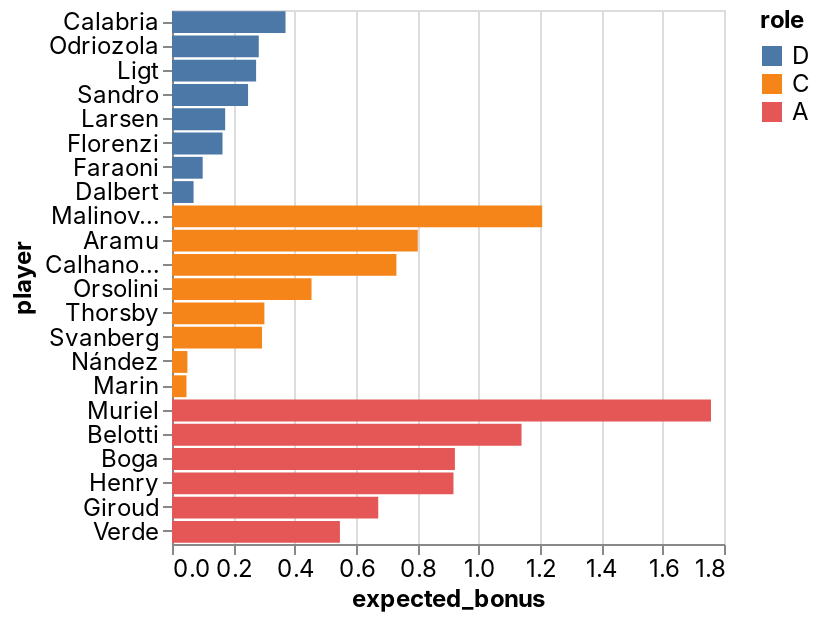

The notebook cell saved with this chart:
### Code cell
_deepnote_run_altair(team, """{"$schema":"https://vega.github.io/schema/vega-lite/v4.json","mark":{"type":"bar","tooltip":{"content":"data"}},"height":220,"autosize":{"type":"fit"},"data":{"name":"placeholder"},"encoding":{"x":{"field":"expected_bonus","type":"quantitative","sort":null,"scale":{"type":"linear","zero":false}},"y":{"field":"player","type":"nominal","sort":null,"scale":{"type":"linear","zero":true}},"color":{"field":"role","type":"nominal","sort":null,"scale":{"type":"linear","zero":false}}}}""")

### Figure 1 — Vega-Lite specification as saved in the notebook (floating-point values rounded to 4 significant figures)
{"config": {"view": {"continuousWidth": 400, "continuousHeight": 300}, "area": {"fill": "#51C0E9"}, "axis": {"labelFont": "Inter, sans-serif", "labelFontSize": 12, "labelFontWeight": "normal", "labelLimit": 60, "labelOverlap": "greedy", "titleFont": "Inter, sans-serif", "titleFontSize": 12, "titleFontWeight": "bold"}, "background": "#ffffff", "legend": {"labelFont": "Inter, sans-serif", "labelFontSize": 12, "titleFont": "Inter, sans-serif", "titleFontSize": 12, "titleFontWeight": "bold"}, "line": {"stroke": "#51C0E9", "strokeWidth": 2}, "rect": {"fill": "#51C0E9"}, "title": {"anchor": "start", "color": "#000000", "font": "Inter, sans-serif", "fontSize": 22, "fontWeight": "normal"}}, "data": {"name": "data-dc1ad3839baa8c68dcf32206be46a24a"}, "mark": {"type": "bar", "tooltip": {"content": "data"}}, "autosize": {"type": "fit"}, "encoding": {"color": {"type": "nominal", "field": "role", "scale": {"type": "linear", "zero": false}, "sort": null}, "x": {"type": "quantitative", "field": "expected_bonus", "scale": {"type": "linear", "zero": false}, "sort": null}, "y": {"type": "nominal", "field": "player", "scale": {"type": "linear", "zero": true}, "sort": null}}, "height": 300, "width": "container", "$schema": "https://vega.github.io/schema/vega-lite/v4.json", "datasets": {"data-dc1ad3839baa8c68dcf32206be46a24a": [{"fanta_team": "AC Picchia", "role": "D", "player": "Calabria", "team": "AC Milan", "opponent": "Inter", "date": "2022-02-06T00:00:00", "expected_bonus": 0.3702}, {"fanta_team": "AC Picchia", "role": "D", "player": "Odriozola", "team": "Fiorentina", "opponent": "Lazio", "date": "2022-02-06T00:00:00", "expected_bonus": 0.2829}, {"fanta_team": "AC Picchia", "role": "D", "player": "Ligt", "team": "Juventus", "opponent": "Verona", "date": "2022-02-06T00:00:00", "expected_bonus": 0.2743}, {"fanta_team": "AC Picchia", "role": "D", "player": "Sandro", "team": "Juventus", "opponent": "Verona", "date": "2022-02-06T00:00:00", "expected_bonus": 0.2481}, {"fanta_team": "AC Picchia", "role": "D", "player": "Larsen", "team": "Udinese", "opponent": "Torino", "date": "2022-02-06T00:00:00", "expected_bonus": 0.1734}, {"fanta_team": "AC Picchia", "role": "D", "player": "Florenzi", "team": "AC Milan", "opponent": "Inter", "date": "2022-02-06T00:00:00", "expected_bonus": 0.1647}, {"fanta_team": "AC Picchia", "role": "D", "player": "Faraoni", "team": "Verona", "opponent": "Juventus", "date": "2022-02-06T00:00:00", "expected_bonus": 0.1001}, {"fanta_team": "AC Picchia", "role": "D", "player": "Dalbert", "team": "Cagliari", "opponent": "Atalanta", "date": "2022-02-06T00:00:00", "expected_bonus": 0.07041}, {"fanta_team": "AC Picchia", "role": "C", "player": "Malinovskiy", "team": "Atalanta", "opponent": "Cagliari", "date": "2022-02-06T00:00:00", "expected_bonus": 1.207}, {"fanta_team": "AC Picchia", "role": "C", "player": "Aramu", "team": "Venezia", "opponent": "Napoli", "date": "2022-02-06T00:00:00", "expected_bonus": 0.8015}, {"fanta_team": "AC Picchia", "role": "C", "player": "Calhanoglu", "team": "Inter", "opponent": "AC Milan", "date": "2022-02-06T00:00:00", "expected_bonus": 0.7318}, {"fanta_team": "AC Picchia", "role": "C", "player": "Orsolini", "team": "Bologna", "opponent": "Empoli", "date": "2022-02-06T00:00:00", "expected_bonus": 0.455}, {"fanta_team": "AC Picchia", "role": "C", "player": "Thorsby", "team": "Sampdoria", "opponent": "Sassuolo", "date": "2022-02-06T00:00:00", "expected_bonus": 0.3013}, {"fanta_team": "AC Picchia", "role": "C", "player": "Svanberg", "team": "Bologna", "opponent": "Empoli", "date": "2022-02-06T00:00:00", "expected_bonus": 0.2934}, {"fanta_team": "AC Picchia", "role": "C", "player": "Nández", "team": "Cagliari", "opponent": "Atalanta", "date": "2022-02-06T00:00:00", "expected_bonus": 0.05021}, {"fanta_team": "AC Picchia", "role": "C", "player": "Marin", "team": "Cagliari", "opponent": "Atalanta", "date": "2022-02-06T00:00:00", "expected_bonus": 0.04717}, {"fanta_team": "AC Picchia", "role": "A", "player": "Muriel", "team": "Atalanta", "opponent": "Cagliari", "date": "2022-02-06T00:00:00", "expected_bonus": 1.758}, {"fanta_team": "AC Picchia", "role": "A", "player": "Belotti", "team": "Torino", "opponent": "Udinese", "date": "2022-02-06T00:00:00", "expected_bonus": 1.14}, {"fanta_team": "AC Picchia", "role": "A", "player": "Boga", "team": "Sassuolo", "opponent": "Sampdoria", "date": "2022-02-06T00:00:00", "expected_bonus": 0.9225}, {"fanta_team": "AC Picchia", "role": "A", "player": "Henry", "team": "Venezia", "opponent": "Napoli", "date": "2022-02-06T00:00:00", "expected_bonus": 0.9179}, {"fanta_team": "AC Picchia", "role": "A", "player": "Giroud", "team": "AC Milan", "opponent": "Inter", "date": "2022-02-06T00:00:00", "expected_bonus": 0.6725}, {"fanta_team": "AC Picchia", "role": "A", "player": "Verde", "team": "Spezia", "opponent": "Salernitana", "date": "2022-02-06T00:00:00", "expected_bonus": 0.5475}]}}
